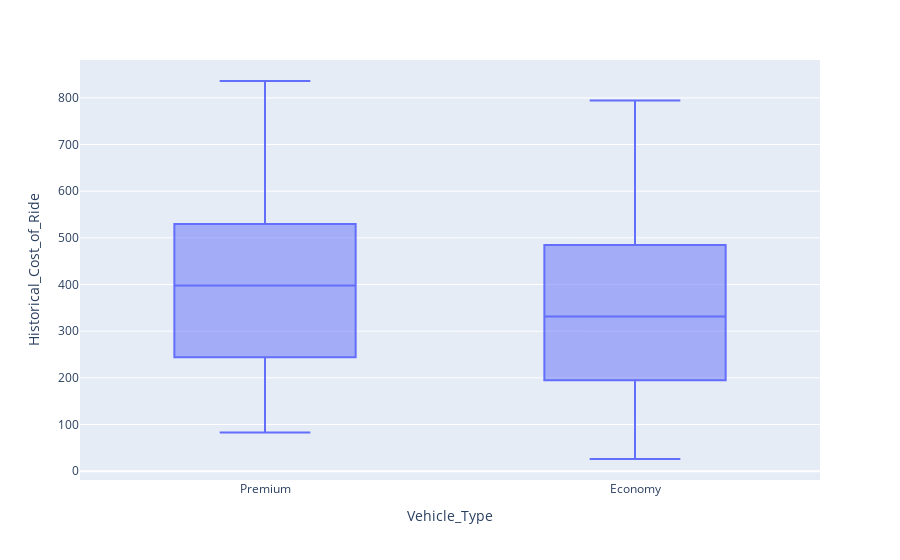

Write notebook code for a chart like this one.
### Code cell
fig = px.box(data, x = data['Vehicle_Type'], y = data['Historical_Cost_of_Ride'])
fig.show()

### Figure 1 — Plotly figure (JSON) as saved in the notebook; plotly's stock layout.template omitted (floating-point values rounded to 4 significant figures; data arrays with more than 128 entries replaced by an {"elided": "..."} marker saying what was removed)
{"data": [{"alignmentgroup": "True", "hovertemplate": "Vehicle_Type=%{x}<br>Historical_Cost_of_Ride=%{y}<extra></extra>", "legendgroup": "", "marker": {"color": "#636efa"}, "name": "", "notched": false, "offsetgroup": "", "orientation": "v", "showlegend": false, "type": "box", "x": {"elided": "1000 str values"}, "x0": " ", "xaxis": "x", "y": {"elided": "1000 float values"}, "y0": " ", "yaxis": "y"}], "layout": {"autosize": true, "boxmode": "group", "legend": {"tracegroupgap": 0}, "margin": {"t": 60}, "xaxis": {"anchor": "y", "autorange": true, "domain": [0, 1], "range": [-0.5, 1.5], "title": {"text": "Vehicle_Type"}, "type": "category"}, "yaxis": {"anchor": "x", "autorange": true, "domain": [0, 1], "range": [-19.01, 881.1], "title": {"text": "Historical_Cost_of_Ride"}, "type": "linear"}}}
